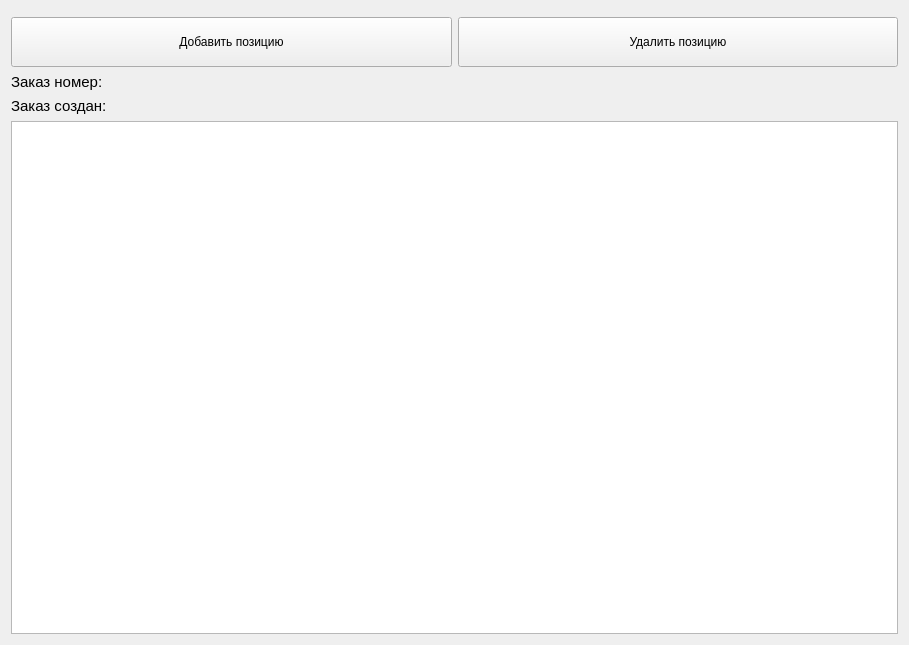
<?xml version="1.0" encoding="UTF-8"?>
<ui version="4.0">
 <class>FormOrder</class>
 <widget class="QWidget" name="FormOrder">
  <property name="geometry">
   <rect>
    <x>0</x>
    <y>0</y>
    <width>909</width>
    <height>645</height>
   </rect>
  </property>
  <property name="windowTitle">
   <string>Заказ</string>
  </property>
  <layout class="QVBoxLayout" name="verticalLayout">
   <item>
    <layout class="QVBoxLayout" name="verticalLayout_2">
     <item>
      <layout class="QHBoxLayout" name="horizontalLayout">
       <property name="topMargin">
        <number>6</number>
       </property>
       <item>
        <widget class="QPushButton" name="cmdAddPosition">
         <property name="minimumSize">
          <size>
           <width>0</width>
           <height>50</height>
          </size>
         </property>
         <property name="text">
          <string>Добавить позицию</string>
         </property>
        </widget>
       </item>
       <item>
        <widget class="QPushButton" name="cmdRemovePosition">
         <property name="minimumSize">
          <size>
           <width>0</width>
           <height>50</height>
          </size>
         </property>
         <property name="text">
          <string>Удалить позицию</string>
         </property>
        </widget>
       </item>
      </layout>
     </item>
     <item>
      <layout class="QHBoxLayout" name="horizontalLayout_3" stretch="0,1">
       <item>
        <widget class="QLabel" name="label_2">
         <property name="font">
          <font>
           <pointsize>11</pointsize>
          </font>
         </property>
         <property name="text">
          <string>Заказ номер:</string>
         </property>
        </widget>
       </item>
       <item>
        <widget class="QLabel" name="lblID">
         <property name="font">
          <font>
           <pointsize>11</pointsize>
          </font>
         </property>
         <property name="text">
          <string/>
         </property>
        </widget>
       </item>
      </layout>
     </item>
     <item>
      <layout class="QHBoxLayout" name="horizontalLayout_2" stretch="0,1">
       <item>
        <widget class="QLabel" name="label">
         <property name="font">
          <font>
           <pointsize>11</pointsize>
          </font>
         </property>
         <property name="text">
          <string>Заказ создан:</string>
         </property>
        </widget>
       </item>
       <item>
        <widget class="QLabel" name="lblCreated">
         <property name="font">
          <font>
           <pointsize>11</pointsize>
          </font>
         </property>
         <property name="text">
          <string/>
         </property>
        </widget>
       </item>
      </layout>
     </item>
     <item>
      <widget class="QTableView" name="tv">
       <property name="sizeAdjustPolicy">
        <enum>QAbstractScrollArea::AdjustToContents</enum>
       </property>
       <property name="editTriggers">
        <set>QAbstractItemView::NoEditTriggers</set>
       </property>
       <property name="showDropIndicator" stdset="0">
        <bool>false</bool>
       </property>
       <property name="dragDropOverwriteMode">
        <bool>false</bool>
       </property>
       <property name="selectionMode">
        <enum>QAbstractItemView::SingleSelection</enum>
       </property>
       <property name="selectionBehavior">
        <enum>QAbstractItemView::SelectRows</enum>
       </property>
       <property name="gridStyle">
        <enum>Qt::DotLine</enum>
       </property>
      </widget>
     </item>
    </layout>
   </item>
  </layout>
 </widget>
 <resources/>
 <connections/>
</ui>
